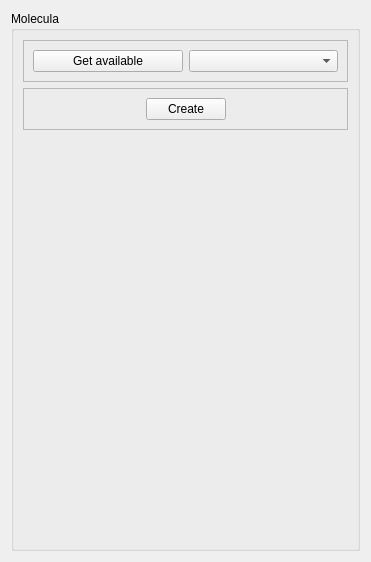
              <widget class="QWidget" name="page_3">
               <property name="geometry">
                <rect>
                 <x>0</x>
                 <y>0</y>
                 <width>371</width>
                 <height>562</height>
                </rect>
               </property>
               <attribute name="label">
                <string>0D (molecula)</string>
               </attribute>
               <layout class="QVBoxLayout" name="verticalLayout_86">
                <item>
                 <widget class="QGroupBox" name="groupBox_35">
                  <property name="title">
                   <string>Molecula</string>
                  </property>
                  <layout class="QVBoxLayout" name="verticalLayout_52">
                   <item>
                    <widget class="QFrame" name="frame_87">
                     <property name="frameShape">
                      <enum>QFrame::StyledPanel</enum>
                     </property>
                     <property name="frameShadow">
                      <enum>QFrame::Raised</enum>
                     </property>
                     <layout class="QHBoxLayout" name="horizontalLayout_87">
                      <item>
                       <widget class="QPushButton" name="get_0d_molecula_list">
                        <property name="text">
                         <string>Get available</string>
                        </property>
                       </widget>
                      </item>
                      <item>
                       <widget class="QComboBox" name="molecula_list"/>
                      </item>
                     </layout>
                    </widget>
                   </item>
                   <item>
                    <widget class="QFrame" name="frame_16">
                     <property name="frameShape">
                      <enum>QFrame::StyledPanel</enum>
                     </property>
                     <property name="frameShadow">
                      <enum>QFrame::Raised</enum>
                     </property>
                     <layout class="QHBoxLayout" name="horizontalLayout_86">
                      <item>
                       <spacer name="horizontalSpacer_77">
                        <property name="orientation">
                         <enum>Qt::Horizontal</enum>
                        </property>
                        <property name="sizeHint" stdset="0">
                         <size>
                          <width>94</width>
                          <height>20</height>
                         </size>
                        </property>
                       </spacer>
                      </item>
                      <item>
                       <widget class="QPushButton" name="generate_0d_molecula">
                        <property name="text">
                         <string>Create</string>
                        </property>
                       </widget>
                      </item>
                      <item>
                       <spacer name="horizontalSpacer_82">
                        <property name="orientation">
                         <enum>Qt::Horizontal</enum>
                        </property>
                        <property name="sizeHint" stdset="0">
                         <size>
                          <width>94</width>
                          <height>20</height>
                         </size>
                        </property>
                       </spacer>
                      </item>
                     </layout>
                    </widget>
                   </item>
                   <item>
                    <spacer name="verticalSpacer_30">
                     <property name="orientation">
                      <enum>Qt::Vertical</enum>
                     </property>
                     <property name="sizeHint" stdset="0">
                      <size>
                       <width>20</width>
                       <height>40</height>
                      </size>
                     </property>
                    </spacer>
                   </item>
                  </layout>
                 </widget>
                </item>
               </layout>
              </widget>
